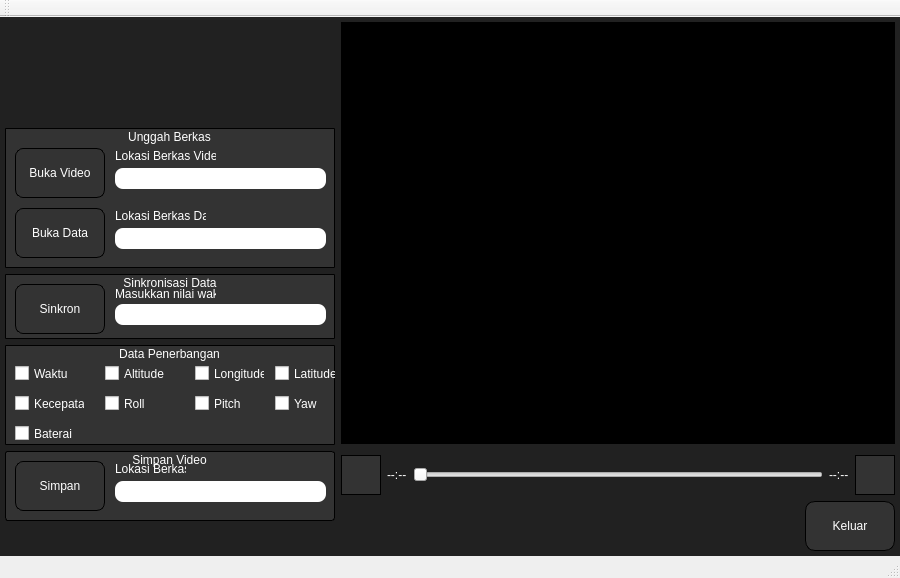
<?xml version="1.0" encoding="UTF-8"?>
<ui version="4.0">
 <class>MainWindow</class>
 <widget class="QMainWindow" name="MainWindow">
  <property name="geometry">
   <rect>
    <x>0</x>
    <y>0</y>
    <width>900</width>
    <height>578</height>
   </rect>
  </property>
  <property name="sizePolicy">
   <sizepolicy hsizetype="Fixed" vsizetype="Fixed">
    <horstretch>0</horstretch>
    <verstretch>0</verstretch>
   </sizepolicy>
  </property>
  <property name="minimumSize">
   <size>
    <width>900</width>
    <height>550</height>
   </size>
  </property>
  <property name="windowTitle">
   <string>MainWindow</string>
  </property>
  <property name="styleSheet">
   <string notr="true">#centralWidget { background:rgba(0,0,0,220);}
</string>
  </property>
  <widget class="QWidget" name="centralWidget">
   <layout class="QHBoxLayout" name="horizontalLayout_7">
    <property name="leftMargin">
     <number>5</number>
    </property>
    <property name="topMargin">
     <number>5</number>
    </property>
    <property name="rightMargin">
     <number>5</number>
    </property>
    <property name="bottomMargin">
     <number>5</number>
    </property>
    <item>
     <layout class="QVBoxLayout" name="verticalLayout_14">
      <property name="leftMargin">
       <number>0</number>
      </property>
      <property name="topMargin">
       <number>0</number>
      </property>
      <property name="rightMargin">
       <number>0</number>
      </property>
      <property name="bottomMargin">
       <number>0</number>
      </property>
      <item>
       <widget class="QWidget" name="horizontalWidget" native="true">
        <property name="sizePolicy">
         <sizepolicy hsizetype="Fixed" vsizetype="Fixed">
          <horstretch>0</horstretch>
          <verstretch>0</verstretch>
         </sizepolicy>
        </property>
        <property name="minimumSize">
         <size>
          <width>330</width>
          <height>100</height>
         </size>
        </property>
        <layout class="QHBoxLayout" name="horizontalLayout">
         <property name="leftMargin">
          <number>0</number>
         </property>
         <property name="topMargin">
          <number>0</number>
         </property>
         <property name="rightMargin">
          <number>0</number>
         </property>
         <property name="bottomMargin">
          <number>0</number>
         </property>
         <item>
          <layout class="QHBoxLayout" name="horizontalLayout_2">
           <property name="spacing">
            <number>6</number>
           </property>
           <property name="sizeConstraint">
            <enum>QLayout::SetDefaultConstraint</enum>
           </property>
           <property name="leftMargin">
            <number>0</number>
           </property>
           <item>
            <widget class="QLabel" name="label_7">
             <property name="sizePolicy">
              <sizepolicy hsizetype="Expanding" vsizetype="Expanding">
               <horstretch>0</horstretch>
               <verstretch>0</verstretch>
              </sizepolicy>
             </property>
             <property name="minimumSize">
              <size>
               <width>300</width>
               <height>100</height>
              </size>
             </property>
             <property name="styleSheet">
              <string notr="true">QLabel{
border-image: url(:/logos/logo.png);}</string>
             </property>
             <property name="text">
              <string/>
             </property>
            </widget>
           </item>
          </layout>
         </item>
        </layout>
       </widget>
      </item>
      <item>
       <widget class="QWidget" name="horizontalWidget_5" native="true">
        <property name="sizePolicy">
         <sizepolicy hsizetype="Fixed" vsizetype="Fixed">
          <horstretch>0</horstretch>
          <verstretch>0</verstretch>
         </sizepolicy>
        </property>
        <property name="minimumSize">
         <size>
          <width>330</width>
          <height>140</height>
         </size>
        </property>
        <layout class="QHBoxLayout" name="horizontalLayout_12">
         <property name="leftMargin">
          <number>0</number>
         </property>
         <property name="topMargin">
          <number>0</number>
         </property>
         <property name="rightMargin">
          <number>0</number>
         </property>
         <property name="bottomMargin">
          <number>0</number>
         </property>
         <item>
          <layout class="QHBoxLayout" name="horizontalLayout_14">
           <item>
            <widget class="QGroupBox" name="groupBox">
             <property name="sizePolicy">
              <sizepolicy hsizetype="Expanding" vsizetype="Expanding">
               <horstretch>0</horstretch>
               <verstretch>0</verstretch>
              </sizepolicy>
             </property>
             <property name="minimumSize">
              <size>
               <width>50</width>
               <height>40</height>
              </size>
             </property>
             <property name="styleSheet">
              <string notr="true">QGroupBox
{
color: white;
background-color: #333333;
border-width: 0px;
border-radius: 1px;
 border: 1px solid black;
}</string>
             </property>
             <property name="title">
              <string>Unggah Berkas</string>
             </property>
             <property name="alignment">
              <set>Qt::AlignCenter</set>
             </property>
             <widget class="QPushButton" name="pushButton_3">
              <property name="geometry">
               <rect>
                <x>10</x>
                <y>80</y>
                <width>90</width>
                <height>50</height>
               </rect>
              </property>
              <property name="sizePolicy">
               <sizepolicy hsizetype="Fixed" vsizetype="Fixed">
                <horstretch>0</horstretch>
                <verstretch>0</verstretch>
               </sizepolicy>
              </property>
              <property name="minimumSize">
               <size>
                <width>70</width>
                <height>40</height>
               </size>
              </property>
              <property name="styleSheet">
               <string notr="true">QPushButton
{
color: white;
background-color: #333333;
border-width: 0px;
border-radius: 8px;
border: 1px solid;
}
QPushButton:hover { background-color: #27a9e3;
border-width: 0px;
border-radius: 8px;
border: 0px solid;}</string>
              </property>
              <property name="text">
               <string>Buka Data</string>
              </property>
              <property name="icon">
               <iconset resource="icons.qrc">
                <normaloff>:/icons/icon_folder.png</normaloff>:/icons/icon_folder.png</iconset>
              </property>
              <property name="iconSize">
               <size>
                <width>23</width>
                <height>23</height>
               </size>
              </property>
             </widget>
             <widget class="QPushButton" name="pushButton">
              <property name="geometry">
               <rect>
                <x>10</x>
                <y>20</y>
                <width>90</width>
                <height>50</height>
               </rect>
              </property>
              <property name="sizePolicy">
               <sizepolicy hsizetype="Fixed" vsizetype="Fixed">
                <horstretch>0</horstretch>
                <verstretch>0</verstretch>
               </sizepolicy>
              </property>
              <property name="minimumSize">
               <size>
                <width>90</width>
                <height>50</height>
               </size>
              </property>
              <property name="styleSheet">
               <string notr="true">QPushButton
{
color: white;
background-color: #333333;
border-width: 0px;
border-radius: 8px;
border: 1px solid;
}
QPushButton:hover { 
background-color: #27a9e3;
border-width: 0px;
border-radius: 8px;
border: 0px solid;
}</string>
              </property>
              <property name="text">
               <string>Buka Video</string>
              </property>
              <property name="icon">
               <iconset resource="icons.qrc">
                <normaloff>:/icons/icon_folder.png</normaloff>:/icons/icon_folder.png</iconset>
              </property>
              <property name="iconSize">
               <size>
                <width>23</width>
                <height>23</height>
               </size>
              </property>
             </widget>
             <widget class="QLabel" name="label_2">
              <property name="geometry">
               <rect>
                <x>110</x>
                <y>20</y>
                <width>101</width>
                <height>16</height>
               </rect>
              </property>
              <property name="styleSheet">
               <string notr="true">color :white;</string>
              </property>
              <property name="text">
               <string>&lt;html&gt;&lt;head/&gt;&lt;body&gt;&lt;p&gt;Lokasi Berkas Video&lt;/p&gt;&lt;/body&gt;&lt;/html&gt;</string>
              </property>
             </widget>
             <widget class="QLineEdit" name="lineEdit">
              <property name="geometry">
               <rect>
                <x>110</x>
                <y>40</y>
                <width>211</width>
                <height>21</height>
               </rect>
              </property>
              <property name="styleSheet">
               <string notr="true">border-radius: 8px;</string>
              </property>
             </widget>
             <widget class="QLabel" name="label_3">
              <property name="geometry">
               <rect>
                <x>110</x>
                <y>80</y>
                <width>91</width>
                <height>16</height>
               </rect>
              </property>
              <property name="styleSheet">
               <string notr="true">color :white;</string>
              </property>
              <property name="text">
               <string>Lokasi Berkas Data</string>
              </property>
             </widget>
             <widget class="QLineEdit" name="lineEdit_2">
              <property name="geometry">
               <rect>
                <x>110</x>
                <y>100</y>
                <width>211</width>
                <height>21</height>
               </rect>
              </property>
              <property name="styleSheet">
               <string notr="true">border-radius: 8px;</string>
              </property>
             </widget>
            </widget>
           </item>
          </layout>
         </item>
        </layout>
       </widget>
      </item>
      <item>
       <widget class="QWidget" name="horizontalWidget" native="true">
        <property name="sizePolicy">
         <sizepolicy hsizetype="Fixed" vsizetype="Fixed">
          <horstretch>0</horstretch>
          <verstretch>0</verstretch>
         </sizepolicy>
        </property>
        <property name="minimumSize">
         <size>
          <width>330</width>
          <height>0</height>
         </size>
        </property>
        <layout class="QHBoxLayout" name="horizontalLayout_4">
         <property name="leftMargin">
          <number>0</number>
         </property>
         <property name="topMargin">
          <number>0</number>
         </property>
         <property name="rightMargin">
          <number>0</number>
         </property>
         <property name="bottomMargin">
          <number>0</number>
         </property>
         <item>
          <layout class="QHBoxLayout" name="horizontalLayout_5">
           <property name="leftMargin">
            <number>0</number>
           </property>
           <property name="topMargin">
            <number>0</number>
           </property>
           <property name="rightMargin">
            <number>0</number>
           </property>
           <property name="bottomMargin">
            <number>0</number>
           </property>
           <item>
            <widget class="QGroupBox" name="groupBox_4">
             <property name="sizePolicy">
              <sizepolicy hsizetype="Expanding" vsizetype="Expanding">
               <horstretch>0</horstretch>
               <verstretch>0</verstretch>
              </sizepolicy>
             </property>
             <property name="minimumSize">
              <size>
               <width>45</width>
               <height>65</height>
              </size>
             </property>
             <property name="styleSheet">
              <string notr="true">QGroupBox
{
color: white;
background-color: #333333;
border-width: 0px;
border-radius: 1px;
 border: 1px solid black;
}
</string>
             </property>
             <property name="title">
              <string>Sinkronisasi Data</string>
             </property>
             <property name="alignment">
              <set>Qt::AlignCenter</set>
             </property>
             <widget class="QPushButton" name="pushButton_8">
              <property name="geometry">
               <rect>
                <x>10</x>
                <y>10</y>
                <width>90</width>
                <height>50</height>
               </rect>
              </property>
              <property name="sizePolicy">
               <sizepolicy hsizetype="Fixed" vsizetype="Fixed">
                <horstretch>0</horstretch>
                <verstretch>0</verstretch>
               </sizepolicy>
              </property>
              <property name="minimumSize">
               <size>
                <width>90</width>
                <height>50</height>
               </size>
              </property>
              <property name="styleSheet">
               <string notr="true">QPushButton
{
color: white;
background-color: #333333;
border-width: 0px;
border-radius: 8px;
border: 1px solid;
}
QPushButton:hover { 
background-color: #27a9e3;
border-width: 0px;
border-radius: 8px;
border: 0px solid;}</string>
              </property>
              <property name="text">
               <string>Sinkron</string>
              </property>
              <property name="icon">
               <iconset resource="icons.qrc">
                <normaloff>:/icons/icon_datasinkron.png</normaloff>:/icons/icon_datasinkron.png</iconset>
              </property>
              <property name="iconSize">
               <size>
                <width>23</width>
                <height>23</height>
               </size>
              </property>
             </widget>
             <widget class="QLineEdit" name="lineEdit_4">
              <property name="geometry">
               <rect>
                <x>110</x>
                <y>30</y>
                <width>211</width>
                <height>21</height>
               </rect>
              </property>
              <property name="styleSheet">
               <string notr="true">border-radius: 8px;</string>
              </property>
             </widget>
             <widget class="QLabel" name="label_8">
              <property name="geometry">
               <rect>
                <x>110</x>
                <y>10</y>
                <width>101</width>
                <height>20</height>
               </rect>
              </property>
              <property name="styleSheet">
               <string notr="true">color :white;</string>
              </property>
              <property name="text">
               <string>Masukkan nilai waktu</string>
              </property>
             </widget>
            </widget>
           </item>
          </layout>
         </item>
        </layout>
       </widget>
      </item>
      <item>
       <widget class="QWidget" name="horizontalWidget_7" native="true">
        <property name="sizePolicy">
         <sizepolicy hsizetype="Fixed" vsizetype="Fixed">
          <horstretch>0</horstretch>
          <verstretch>0</verstretch>
         </sizepolicy>
        </property>
        <property name="minimumSize">
         <size>
          <width>330</width>
          <height>100</height>
         </size>
        </property>
        <layout class="QHBoxLayout" name="horizontalLayout_15">
         <property name="leftMargin">
          <number>0</number>
         </property>
         <property name="topMargin">
          <number>0</number>
         </property>
         <property name="rightMargin">
          <number>0</number>
         </property>
         <property name="bottomMargin">
          <number>0</number>
         </property>
         <item>
          <layout class="QHBoxLayout" name="horizontalLayout_16">
           <item>
            <widget class="QGroupBox" name="groupBox_2">
             <property name="sizePolicy">
              <sizepolicy hsizetype="Expanding" vsizetype="Expanding">
               <horstretch>0</horstretch>
               <verstretch>0</verstretch>
              </sizepolicy>
             </property>
             <property name="minimumSize">
              <size>
               <width>40</width>
               <height>40</height>
              </size>
             </property>
             <property name="styleSheet">
              <string notr="true">QGroupBox
{
color: white;
background-color: #333333;
border-width: 0px;
border-radius: 1px;
 border: 1px solid black;
}
</string>
             </property>
             <property name="title">
              <string>Data Penerbangan</string>
             </property>
             <property name="alignment">
              <set>Qt::AlignCenter</set>
             </property>
             <widget class="QCheckBox" name="checkBox">
              <property name="geometry">
               <rect>
                <x>10</x>
                <y>20</y>
                <width>70</width>
                <height>17</height>
               </rect>
              </property>
              <property name="styleSheet">
               <string notr="true">QCheckBox{color:white;}</string>
              </property>
              <property name="text">
               <string>Waktu</string>
              </property>
             </widget>
             <widget class="QCheckBox" name="checkBox_2">
              <property name="geometry">
               <rect>
                <x>10</x>
                <y>50</y>
                <width>70</width>
                <height>17</height>
               </rect>
              </property>
              <property name="styleSheet">
               <string notr="true">QCheckBox{color:white;}</string>
              </property>
              <property name="text">
               <string>Kecepatan</string>
              </property>
             </widget>
             <widget class="QCheckBox" name="checkBox_3">
              <property name="geometry">
               <rect>
                <x>100</x>
                <y>20</y>
                <width>70</width>
                <height>17</height>
               </rect>
              </property>
              <property name="styleSheet">
               <string notr="true">QCheckBox{color:white;}</string>
              </property>
              <property name="text">
               <string>Altitude</string>
              </property>
             </widget>
             <widget class="QCheckBox" name="checkBox_4">
              <property name="geometry">
               <rect>
                <x>190</x>
                <y>20</y>
                <width>70</width>
                <height>17</height>
               </rect>
              </property>
              <property name="styleSheet">
               <string notr="true">QCheckBox{color:white;}</string>
              </property>
              <property name="text">
               <string>Longitude</string>
              </property>
             </widget>
             <widget class="QCheckBox" name="checkBox_5">
              <property name="geometry">
               <rect>
                <x>270</x>
                <y>20</y>
                <width>70</width>
                <height>17</height>
               </rect>
              </property>
              <property name="styleSheet">
               <string notr="true">QCheckBox{color:white;}</string>
              </property>
              <property name="text">
               <string>Latitude</string>
              </property>
             </widget>
             <widget class="QCheckBox" name="checkBox_6">
              <property name="geometry">
               <rect>
                <x>100</x>
                <y>50</y>
                <width>70</width>
                <height>17</height>
               </rect>
              </property>
              <property name="styleSheet">
               <string notr="true">QCheckBox{color:white;}</string>
              </property>
              <property name="text">
               <string>Roll</string>
              </property>
             </widget>
             <widget class="QCheckBox" name="checkBox_7">
              <property name="geometry">
               <rect>
                <x>190</x>
                <y>50</y>
                <width>70</width>
                <height>17</height>
               </rect>
              </property>
              <property name="styleSheet">
               <string notr="true">QCheckBox{color:white;}</string>
              </property>
              <property name="text">
               <string>Pitch</string>
              </property>
             </widget>
             <widget class="QCheckBox" name="checkBox_8">
              <property name="geometry">
               <rect>
                <x>270</x>
                <y>50</y>
                <width>70</width>
                <height>17</height>
               </rect>
              </property>
              <property name="styleSheet">
               <string notr="true">QCheckBox{color:white;}</string>
              </property>
              <property name="text">
               <string>Yaw</string>
              </property>
             </widget>
             <widget class="QCheckBox" name="checkBox_9">
              <property name="geometry">
               <rect>
                <x>10</x>
                <y>80</y>
                <width>70</width>
                <height>17</height>
               </rect>
              </property>
              <property name="styleSheet">
               <string notr="true">QCheckBox{color:white;}</string>
              </property>
              <property name="text">
               <string>Baterai</string>
              </property>
             </widget>
            </widget>
           </item>
          </layout>
         </item>
        </layout>
       </widget>
      </item>
      <item>
       <widget class="QWidget" name="horizontalWidget_3" native="true">
        <property name="sizePolicy">
         <sizepolicy hsizetype="Fixed" vsizetype="Fixed">
          <horstretch>0</horstretch>
          <verstretch>0</verstretch>
         </sizepolicy>
        </property>
        <property name="minimumSize">
         <size>
          <width>330</width>
          <height>70</height>
         </size>
        </property>
        <layout class="QHBoxLayout" name="horizontalLayout_10">
         <property name="leftMargin">
          <number>0</number>
         </property>
         <property name="topMargin">
          <number>0</number>
         </property>
         <property name="rightMargin">
          <number>0</number>
         </property>
         <property name="bottomMargin">
          <number>0</number>
         </property>
         <item>
          <layout class="QHBoxLayout" name="horizontalLayout_13">
           <item>
            <widget class="QGroupBox" name="groupBox_3">
             <property name="sizePolicy">
              <sizepolicy hsizetype="Expanding" vsizetype="Preferred">
               <horstretch>0</horstretch>
               <verstretch>0</verstretch>
              </sizepolicy>
             </property>
             <property name="minimumSize">
              <size>
               <width>100</width>
               <height>65</height>
              </size>
             </property>
             <property name="styleSheet">
              <string notr="true">QGroupBox
{
color: white;
background-color: #333333;
border-width: 0px;
border-radius: 3px;
 border: 1px solid black;
}
</string>
             </property>
             <property name="title">
              <string>Simpan Video</string>
             </property>
             <property name="alignment">
              <set>Qt::AlignCenter</set>
             </property>
             <widget class="QPushButton" name="pushButton_5">
              <property name="geometry">
               <rect>
                <x>10</x>
                <y>10</y>
                <width>90</width>
                <height>50</height>
               </rect>
              </property>
              <property name="sizePolicy">
               <sizepolicy hsizetype="Fixed" vsizetype="Fixed">
                <horstretch>0</horstretch>
                <verstretch>0</verstretch>
               </sizepolicy>
              </property>
              <property name="minimumSize">
               <size>
                <width>90</width>
                <height>50</height>
               </size>
              </property>
              <property name="styleSheet">
               <string notr="true">QPushButton
{
color: white;
background-color: #333333;
border-width: 0px;
border-radius: 8px;
border: 1px solid;
}
QPushButton:hover { background-color: #27a9e3;
border-width: 0px;
border-radius: 8px;
border: 0px solid;}</string>
              </property>
              <property name="text">
               <string>Simpan</string>
              </property>
              <property name="icon">
               <iconset resource="icons.qrc">
                <normaloff>:/icons/icon_save.png</normaloff>:/icons/icon_save.png</iconset>
              </property>
              <property name="iconSize">
               <size>
                <width>23</width>
                <height>23</height>
               </size>
              </property>
             </widget>
             <widget class="QLineEdit" name="lineEdit_3">
              <property name="geometry">
               <rect>
                <x>110</x>
                <y>30</y>
                <width>211</width>
                <height>21</height>
               </rect>
              </property>
              <property name="styleSheet">
               <string notr="true">border-radius: 8px;</string>
              </property>
             </widget>
             <widget class="QLabel" name="label_6">
              <property name="geometry">
               <rect>
                <x>110</x>
                <y>10</y>
                <width>71</width>
                <height>16</height>
               </rect>
              </property>
              <property name="styleSheet">
               <string notr="true">color :white;</string>
              </property>
              <property name="text">
               <string>Lokasi Berkas</string>
              </property>
             </widget>
            </widget>
           </item>
          </layout>
         </item>
        </layout>
       </widget>
      </item>
      <item>
       <spacer name="verticalSpacer_2">
        <property name="orientation">
         <enum>Qt::Vertical</enum>
        </property>
        <property name="sizeHint" stdset="0">
         <size>
          <width>20</width>
          <height>40</height>
         </size>
        </property>
       </spacer>
      </item>
     </layout>
    </item>
    <item>
     <layout class="QVBoxLayout" name="verticalLayout_15">
      <property name="leftMargin">
       <number>0</number>
      </property>
      <property name="topMargin">
       <number>0</number>
      </property>
      <property name="rightMargin">
       <number>0</number>
      </property>
      <property name="bottomMargin">
       <number>0</number>
      </property>
      <item>
       <layout class="QVBoxLayout" name="verticalLayout_17">
        <item>
         <widget class="QLabel" name="label">
          <property name="sizePolicy">
           <sizepolicy hsizetype="Preferred" vsizetype="Expanding">
            <horstretch>0</horstretch>
            <verstretch>0</verstretch>
           </sizepolicy>
          </property>
          <property name="minimumSize">
           <size>
            <width>200</width>
            <height>300</height>
           </size>
          </property>
          <property name="layoutDirection">
           <enum>Qt::LeftToRight</enum>
          </property>
          <property name="styleSheet">
           <string notr="true">QLabel
{
background-color: #000000;

}
QToolTip { color: #fff; background-color: #000; border: none; }</string>
          </property>
          <property name="text">
           <string/>
          </property>
         </widget>
        </item>
       </layout>
      </item>
      <item>
       <spacer name="verticalSpacer">
        <property name="orientation">
         <enum>Qt::Vertical</enum>
        </property>
        <property name="sizeType">
         <enum>QSizePolicy::Fixed</enum>
        </property>
        <property name="sizeHint" stdset="0">
         <size>
          <width>20</width>
          <height>5</height>
         </size>
        </property>
       </spacer>
      </item>
      <item>
       <layout class="QHBoxLayout" name="horizontalLayout_8">
        <item>
         <widget class="QPushButton" name="pushButton_2">
          <property name="sizePolicy">
           <sizepolicy hsizetype="Fixed" vsizetype="Fixed">
            <horstretch>0</horstretch>
            <verstretch>0</verstretch>
           </sizepolicy>
          </property>
          <property name="minimumSize">
           <size>
            <width>40</width>
            <height>40</height>
           </size>
          </property>
          <property name="styleSheet">
           <string notr="true">QPushButton
{
color: white;
background-color: #333333;
border-width: 0px;
border-radius: 0px;
border: 1px solid;
}
QPushButton:hover { background-color: #27a9e3;
border-width: 0px;
border-radius: 0px;
border: 0px solid;}
QToolTip { color: #fff; background-color: #000; border: none; }</string>
          </property>
          <property name="text">
           <string/>
          </property>
          <property name="icon">
           <iconset resource="icons.qrc">
            <normaloff>:/icons/icon_control_play1.png</normaloff>:/icons/icon_control_play1.png</iconset>
          </property>
          <property name="iconSize">
           <size>
            <width>50</width>
            <height>50</height>
           </size>
          </property>
         </widget>
        </item>
        <item>
         <widget class="QLabel" name="label_4">
          <property name="styleSheet">
           <string notr="true">QLabel{
color :white;
}
QToolTip { color: #ffffff; background-color: #000000; border: none; }</string>
          </property>
          <property name="text">
           <string>--:--</string>
          </property>
         </widget>
        </item>
        <item>
         <widget class="QSlider" name="horizontalSlider">
          <property name="styleSheet">
           <string notr="true">QToolTip { color: #ffffff; background-color: #ffffff; border: none; }</string>
          </property>
          <property name="orientation">
           <enum>Qt::Horizontal</enum>
          </property>
         </widget>
        </item>
        <item>
         <widget class="QLabel" name="label_5">
          <property name="styleSheet">
           <string notr="true">QLabel{
color :white;
}
QToolTip { color: #ffffff; background-color: #000000; border: none; }</string>
          </property>
          <property name="text">
           <string>--:--</string>
          </property>
         </widget>
        </item>
        <item>
         <widget class="QPushButton" name="pushButton_6">
          <property name="sizePolicy">
           <sizepolicy hsizetype="Fixed" vsizetype="Fixed">
            <horstretch>0</horstretch>
            <verstretch>0</verstretch>
           </sizepolicy>
          </property>
          <property name="minimumSize">
           <size>
            <width>40</width>
            <height>40</height>
           </size>
          </property>
          <property name="styleSheet">
           <string notr="true">QPushButton
{
color: white;
background-color: #333333;
border-width: 0px;;
border: 1px solid;
}
QToolTip { color: #fff; background-color: #000; border: none; }
QPushButton:hover{
background-color: #27a9e3;
border-width: 0px;
border-radius: 0px;
border: 0px solid;
}</string>
          </property>
          <property name="text">
           <string/>
          </property>
          <property name="icon">
           <iconset resource="icons.qrc">
            <normaloff>:/icons/full-screen-icon-png-32.png</normaloff>:/icons/full-screen-icon-png-32.png</iconset>
          </property>
          <property name="iconSize">
           <size>
            <width>50</width>
            <height>50</height>
           </size>
          </property>
         </widget>
        </item>
       </layout>
      </item>
      <item>
       <layout class="QHBoxLayout" name="horizontalLayout_11">
        <property name="leftMargin">
         <number>0</number>
        </property>
        <property name="topMargin">
         <number>0</number>
        </property>
        <property name="rightMargin">
         <number>0</number>
        </property>
        <property name="bottomMargin">
         <number>0</number>
        </property>
        <item>
         <spacer name="horizontalSpacer_2">
          <property name="orientation">
           <enum>Qt::Horizontal</enum>
          </property>
          <property name="sizeHint" stdset="0">
           <size>
            <width>40</width>
            <height>20</height>
           </size>
          </property>
         </spacer>
        </item>
        <item>
         <widget class="QPushButton" name="pushButton_4">
          <property name="sizePolicy">
           <sizepolicy hsizetype="Fixed" vsizetype="Fixed">
            <horstretch>0</horstretch>
            <verstretch>0</verstretch>
           </sizepolicy>
          </property>
          <property name="minimumSize">
           <size>
            <width>90</width>
            <height>50</height>
           </size>
          </property>
          <property name="styleSheet">
           <string notr="true">QPushButton
{
color: white;
background-color: #333333;
border-width: 0px;
border-radius: 10px;
border: 1px solid;
}
QPushButton:hover{
background-color: #27a9e3;
border-width: 0px;
border-radius:10px;
border: 0px solid;
}</string>
          </property>
          <property name="text">
           <string>Keluar</string>
          </property>
          <property name="icon">
           <iconset resource="icons.qrc">
            <normaloff>:/icons/exit.png</normaloff>:/icons/exit.png</iconset>
          </property>
          <property name="iconSize">
           <size>
            <width>23</width>
            <height>23</height>
           </size>
          </property>
         </widget>
        </item>
       </layout>
      </item>
     </layout>
    </item>
   </layout>
  </widget>
  <widget class="QMenuBar" name="menuBar">
   <property name="geometry">
    <rect>
     <x>0</x>
     <y>0</y>
     <width>900</width>
     <height>21</height>
    </rect>
   </property>
  </widget>
  <widget class="QToolBar" name="mainToolBar">
   <attribute name="toolBarArea">
    <enum>TopToolBarArea</enum>
   </attribute>
   <attribute name="toolBarBreak">
    <bool>false</bool>
   </attribute>
  </widget>
  <widget class="QStatusBar" name="statusBar"/>
 </widget>
 <layoutdefault spacing="6" margin="11"/>
 <resources>
  <include location="icons.qrc"/>
 </resources>
 <connections/>
</ui>
